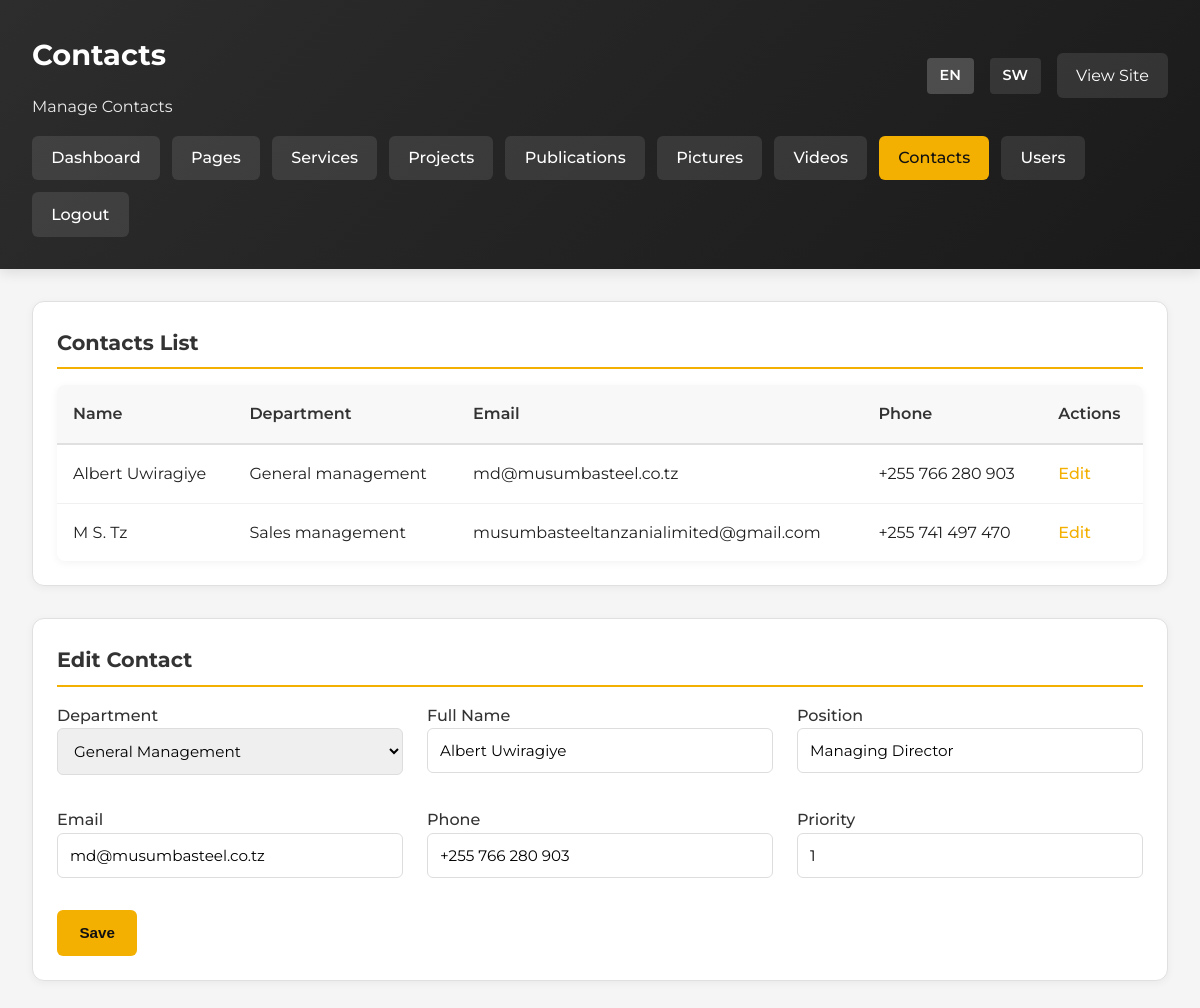
/admin/contacts.php?lang=en&id=1 (signed in), run on the app's committed database.
### tables this page shows
CREATE TABLE IF NOT EXISTS contacts (
    id INT AUTO_INCREMENT PRIMARY KEY,
    department ENUM('general-management','sales-management') NOT NULL,
    name VARCHAR(255) NOT NULL,
    position VARCHAR(255),
    email VARCHAR(255),
    phone VARCHAR(60),
    priority INT DEFAULT 1
);

### includes/helpers.php (called while the page is built, shortened)
<?php
require_once __DIR__ . '/../config/config.php';
function currentLang(): string
{
    return $_SESSION['lang'] ?? 'en';
}
function t(string $key): string
{
    static $dictionary;
    if ($dictionary === null) {
        $dictionary = include __DIR__ . '/translations.php';
    }
    $lang = currentLang();
    return $dictionary[$key][$lang] ?? $key;
}
function getContacts(string $department = null): array
{
    if ($department) {
        $result = query('SELECT * FROM contacts WHERE department = ? ORDER BY priority', [$department]);
    } else {
        $result = query('SELECT * FROM contacts ORDER BY department, priority');
    }
    return $result ? $result->fetch_all(MYSQLI_ASSOC) : [];
}

### config/config.php (called while the page is built, shortened)
<?php
function db(): mysqli
{
    static $connection;
    if ($connection instanceof mysqli) {
        return $connection;
    }
    $connection = new mysqli(DB_HOST, DB_USER, DB_PASS, DB_NAME);
    $connection->set_charset('utf8mb4');
    return $connection;
}
function query(string $sql, array $params = [])
{
    $connection = db();
    if (!$params) {
        return $connection->query($sql);
    }
    $stmt = $connection->prepare($sql);
    $types = '';
    $values = [];
    foreach ($params as $param) {
        $types .= is_int($param) ? 'i' : 's';
        $values[] = $param;
    }
    $stmt->bind_param($types, ...$values);
    $stmt->execute();
    return $stmt->get_result();
}

### admin/contacts.php (the view, shortened to what this page needs)
<?php
require_once __DIR__ . '/../includes/helpers.php';
$lang = currentLang();
$contacts = getContacts();
$editing = null;
if (isset($_GET['id'])) {
    $stmt = query('SELECT * FROM contacts WHERE id = ?', [(int) $_GET['id']]);
    $editing = $stmt ? $stmt->fetch_assoc() : null;
}
?>
<!DOCTYPE html>
<html lang="<?= $lang === 'sw' ? 'sw' : 'en'; ?>">
<head>
    <link rel="stylesheet" href="../assets/css/style.css">
</head>
<body>
    <div class="admin-header">
        <div class="user-info">
            <div>
                <h1><?= t('admin.contacts'); ?></h1>
                <p style="margin: 0; opacity: 0.9;"><?= t('admin.manage_contacts'); ?></p>
            </div>
            <div style="display: flex; gap: 1rem; align-items: center;">
                <div class="language-switch" style="display: flex; gap: 0.5rem;">
                    <a class="<?= $lang === 'en' ? 'active' : ''; ?>" href="?lang=en<?= isset($_GET['id']) ? '&id=' . urlencode($_GET['id']) : ''; ?>" style="color: white; text-decoration: none; padding: 0.4rem 0.8rem; background: <?= $lang === 'en' ? 'rgba(255,255,255,0.2)' : 'rgba(255,255,255,0.1)'; ?>; border-radius: 4px; font-size: 0.9rem;">EN</a>
                    <a class="<?= $lang === 'sw' ? 'active' : ''; ?>" href="?lang=sw<?= isset($_GET['id']) ? '&id=' . urlencode($_GET['id']) : ''; ?>" style="color: white; text-decoration: none; padding: 0.4rem 0.8rem; background: <?= $lang === 'sw' ? 'rgba(255,255,255,0.2)' : 'rgba(255,255,255,0.1)'; ?>; border-radius: 4px; font-size: 0.9rem;">SW</a>
                </div>
                <a href="../index.php?lang=<?= $lang; ?>" style="color: white; text-decoration: none; padding: 0.6rem 1.2rem; background: rgba(255,255,255,0.1); border-radius: 6px;"><?= t('admin.view_site'); ?></a>
            </div>
        </div>
        <nav class="admin-nav">
            <a href="dashboard.php?lang=<?= $lang; ?>"><?= t('admin.dashboard'); ?></a>
            <a href="pages.php?lang=<?= $lang; ?>"><?= t('admin.pages'); ?></a>
            <a href="services.php?lang=<?= $lang; ?>"><?= t('admin.services'); ?></a>
            <a href="projects.php?lang=<?= $lang; ?>"><?= t('admin.projects'); ?></a>
            <a href="publications.php?lang=<?= $lang; ?>"><?= t('admin.publications'); ?></a>
            <a href="pictures.php?lang=<?= $lang; ?>"><?= t('admin.pictures'); ?></a>
            <a href="videos.php?lang=<?= $lang; ?>"><?= t('admin.videos'); ?></a>
            <a href="contacts.php?lang=<?= $lang; ?>" style="background: var(--primary); color: #111;"><?= t('admin.contacts'); ?></a>
            <a href="users.php?lang=<?= $lang; ?>"><?= t('admin.users'); ?></a>
            <a href="logout.php"><?= t('admin.logout'); ?></a>
        </nav>
    </div>
    <div class="admin-layout">
        <section class="dashboard-section">
            <h2><?= t('admin.contacts_list'); ?></h2>
        <table>
            <thead>
                <tr>
                        <th><?= t('admin.name'); ?></th>
                        <th><?= t('admin.department'); ?></th>
                    <th><?= t('admin.email'); ?></th>
                        <th><?= t('admin.phone'); ?></th>
                        <th><?= t('admin.actions'); ?></th>
                </tr>
            </thead>
            <tbody>
                    <?php if (empty($contacts)): ?>
                        <tr>
                            <td colspan="5" style="text-align: center; color: #999; padding: 2rem;">
                                <?= t('admin.no_contacts'); ?>
                            </td>
                        </tr>
                    <?php else: ?>
                <?php foreach ($contacts as $person): ?>
                    <tr>
                        <td><?= htmlspecialchars($person['name']); ?></td>
                                <td><?= htmlspecialchars(ucfirst(str_replace('-', ' ', $person['department']))); ?></td>
                        <td><?= htmlspecialchars($person['email']); ?></td>
                        <td><?= htmlspecialchars($person['phone']); ?></td>
                                <td><a href="?lang=<?= $lang; ?>&id=<?= $person['id']; ?>"><?= t('admin.edit'); ?></a></td>
                    </tr>
                <?php endforeach; ?>
                    <?php endif; ?>
            </tbody>
        </table>
        </section>
        <section class="dashboard-section">
            <h2><?= $editing ? t('admin.edit_contact') : t('admin.new_contact'); ?></h2>
        <form method="post">
                <div class="form-grid">
            <label>
                        <?= t('admin.department'); ?>
                        <select name="department" required>
                    <option value="general-management" <?= (($editing['department'] ?? '') === 'general-management') ? 'selected' : ''; ?>>General Management</option>
                </select>
            </label>
            <label>
                        <?= t('admin.full_name'); ?>
                        <input type="text" name="name" value="<?= htmlspecialchars($editing['name'] ?? ''); ?>" required>
            </label>
            <label>
                        <?= t('admin.position'); ?>
                        <input type="text" name="position" value="<?= htmlspecialchars($editing['position'] ?? ''); ?>" required>
            </label>
            <label>
                <?= t('admin.email'); ?>
                <input type="email" name="email" value="<?= htmlspecialchars($editing['email'] ?? ''); ?>" required>
            </label>
            <label>
                        <?= t('admin.phone'); ?>
                        <input type="text" name="phone" value="<?= htmlspecialchars($editing['phone'] ?? ''); ?>" required>
            </label>
            <label>
                        <?= t('admin.priority'); ?>
                <input type="number" name="priority" min="1" value="<?= htmlspecialchars($editing['priority'] ?? 1); ?>">
            </label>
                </div>
                <button class="btn primary" type="submit"><?= t('admin.save'); ?></button>
        </form>
        </section>
    </div>
</body>
</html>

### assets/css/style.css (style rules this page uses)
:root { --primary: #f4b000; --primary-dark: #c98900; --secondary: #444; --accent: #e00; --light: #f8f8f8; --border: #d9d9d9; --text: #202020; --max-width: 1200px; }
* { box-sizing: border-box; margin: 0; padding: 0; }
body { font-family: 'Montserrat', sans-serif; color: var(--text); background: #fff; line-height: 1.6; }
.language-switch a { text-decoration: none; margin-left: 0.5rem; color: var(--secondary); font-weight: 600; }
.language-switch .active { color: var(--accent); }
.btn { padding: 0.9rem 1.4rem; border-radius: 999px; text-decoration: none; font-weight: 600; }
.btn.primary { background: var(--primary); color: #111; }

### admin/contacts.php (style rules this page uses)
body { background: #f5f5f5; font-family: 'Montserrat', sans-serif; }
.admin-header { background: linear-gradient(135deg, #2d2d2d 0%, #1a1a1a 100%); color: white; padding: 2rem; margin-bottom: 2rem; box-shadow: 0 4px 12px rgba(0, 0, 0, 0.1); }
.admin-header h1 { margin: 0 0 1rem 0; font-size: 1.8rem; }
.admin-header .user-info { display: flex; justify-content: space-between; align-items: center; flex-wrap: wrap; gap: 1rem; }
.admin-nav { display: flex; flex-wrap: wrap; gap: 0.75rem; margin-top: 1rem; }
.admin-nav a { padding: 0.6rem 1.2rem; background: rgba(255, 255, 255, 0.1); color: white; text-decoration: none; border-radius: 6px; font-weight: 500; transition: background 0.2s ease; }
.admin-layout { max-width: 1400px; margin: 0 auto; padding: 0 2rem 2rem; }
.dashboard-section { background: white; border-radius: 12px; padding: 1.5rem; border: 1px solid #e0e0e0; box-shadow: 0 2px 8px rgba(0, 0, 0, 0.05); margin-bottom: 2rem; }
.dashboard-section h2 { margin: 0 0 1rem 0; color: #333; font-size: 1.3rem; border-bottom: 2px solid var(--primary); padding-bottom: 0.5rem; }
table { width: 100%; border-collapse: collapse; background: white; border-radius: 8px; overflow: hidden; box-shadow: 0 2px 8px rgba(0, 0, 0, 0.05); }
table thead { background: #f8f8f8; }
table th { padding: 1rem; text-align: left; font-weight: 600; color: #333; border-bottom: 2px solid #e0e0e0; }
table td { padding: 1rem; border-bottom: 1px solid #f0f0f0; }
table tbody tr:last-child td { border-bottom: none; }
table a { color: var(--primary); text-decoration: none; font-weight: 500; }
.form-grid { display: grid; grid-template-columns: repeat(auto-fit, minmax(300px, 1fr)); gap: 1.5rem; margin-bottom: 1.5rem; }
label { display: block; margin-bottom: 0.5rem; font-weight: 500; color: #333; }
input[type="text"], input[type="email"], input[type="number"], select { width: 100%; padding: 0.75rem; border: 1px solid #ddd; border-radius: 6px; font-size: 0.95rem; font-family: inherit; transition: border-color 0.2s ease; }
.btn { padding: 0.9rem 1.4rem; border-radius: 6px; text-decoration: none; font-weight: 600; border: none; cursor: pointer; font-size: 0.95rem; transition: background 0.2s ease; }
.btn.primary { background: var(--primary); color: #111; }

### data on the page
contacts: name "Albert Uwiragiye", department "General management", email "md@musumbasteel.co.tz", phone "+255 766 280 903", department "General Management", position "Managing Director", priority "1"
contacts: name "M S. Tz", department "Sales management", email "musumbasteeltanzanialimited@gmail.com", phone "+255 741 497 470"

### other printed values
t('admin.contacts') "Contacts"
t('admin.manage_contacts') "Manage Contacts"
t('admin.view_site') "View Site"
t('admin.dashboard') "Dashboard"
t('admin.pages') "Pages"
t('admin.services') "Services"
t('admin.projects') "Projects"
t('admin.publications') "Publications"
t('admin.pictures') "Pictures"
t('admin.videos') "Videos"
t('admin.users') "Users"
t('admin.logout') "Logout"
t('admin.contacts_list') "Contacts List"
t('admin.name') "Name"
t('admin.department') "Department"
